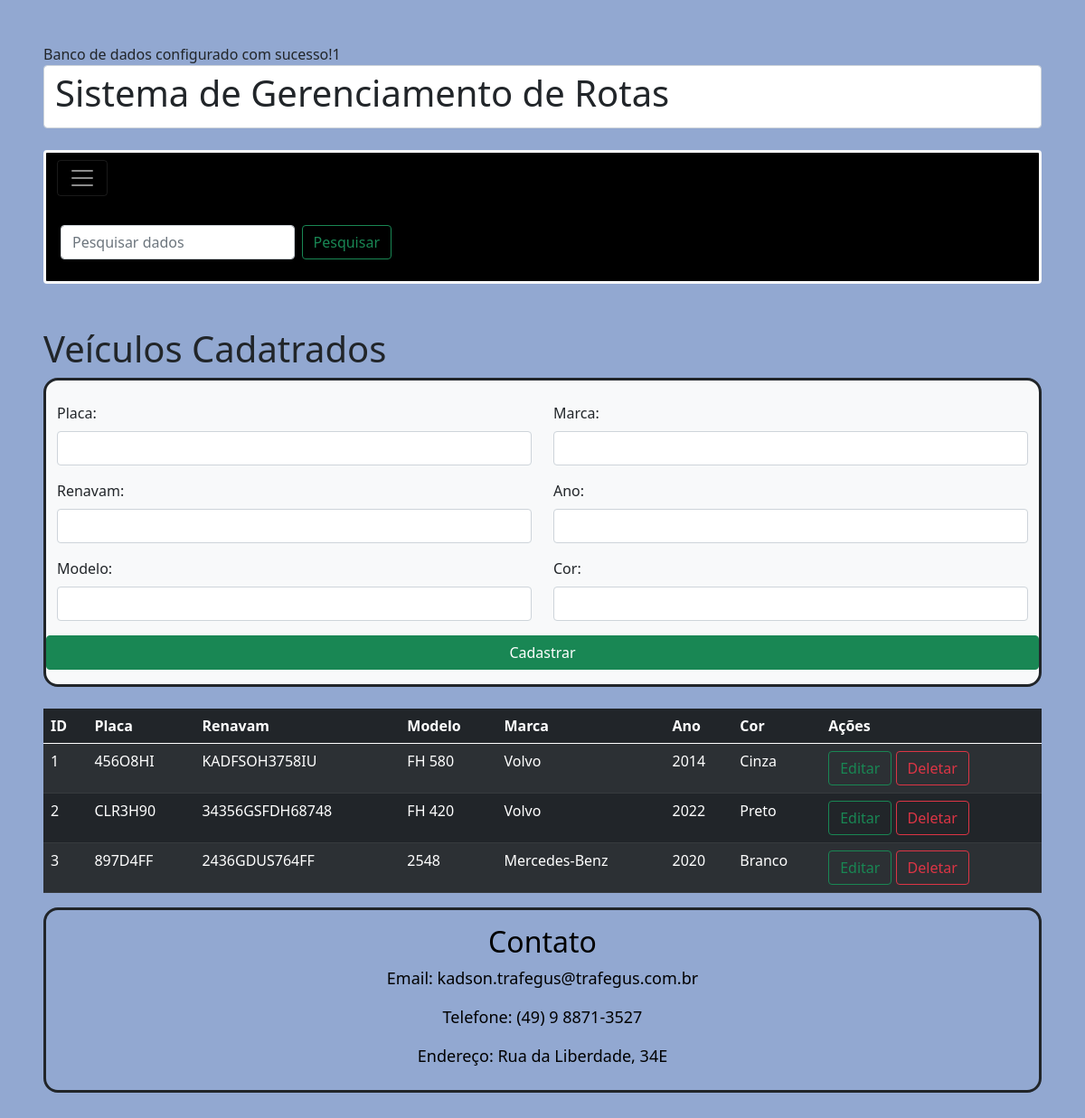
Page /src/veiculos.php on the earlier database version.
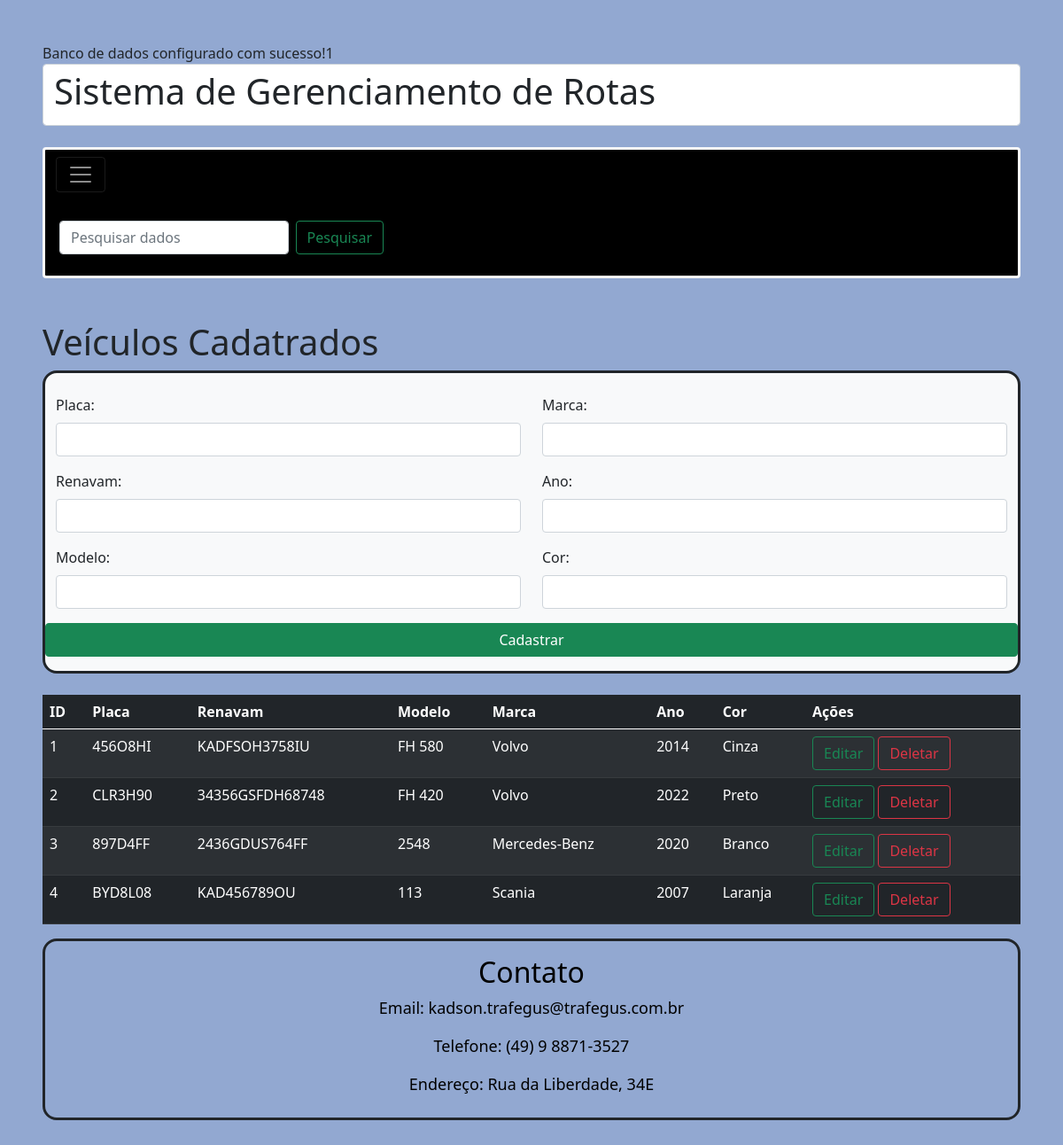
Same page on the later database version.
### tables this page shows
CREATE TABLE veiculos (
        id INTEGER PRIMARY KEY AUTOINCREMENT,
        placa CHAR(7) NOT NULL,
        renavam CHAR(30) DEFAULT NULL,
        modelo CHAR(20) NOT NULL,
        marca CHAR(20) NOT NULL,
        ano INTEGER NOT NULL,
        cor CHAR(20) NOT NULL
    );

### src/veiculos.php (the view, shortened to what this page needs)
<?= include __DIR__ . '/Cria_banco.php'; ?>
<!DOCTYPE html>
<html lang="pt-BR">
<head>
    <link href="https://cdn.jsdelivr.net/npm/bootstrap@5.0.2/dist/css/bootstrap.min.css" rel="stylesheet"
>
</head>
<body class="text-dark m-5" style="  background-color: #92a8d1;">
    <section>
    <header class="form-control">
        <h1>Sistema de Gerenciamento de Rotas</h1>
    </header>
    <br>
    <nav class="rounded navbar navbar-dark border border-3 border-light"
        style="background-color:black; border-radius: 16px;">
        <div class="container-fluid">
            <button class="navbar-toggler mb-3" type="button" data-bs-toggle="collapse"
                data-bs-target="#navbarTogglerDemo01" aria-controls="navbarTogglerDemo01" aria-expanded="false"
                aria-label="Toggle navigation">
                <span class="navbar-toggler-icon"></span>
            </button>
        </div>
        <form class="d-flex m-3 col-4">
            <input class="form-control me-2" type="search" placeholder="Pesquisar dados" aria-label="Search">
            <button class="btn btn-outline-success" type="submit">Pesquisar</button>
        </form>
    </nav>
    <br>
    </section>
    <br>
    <h1>Veículos Cadatrados</h1>
    <section>
        <div class="border border-3 border-dark bg-light" style="border-radius: 16px;">
            <form class="bg-light" action="veiculos.php" method="POST" class="form-control mt-3">
                <div class="container mt-4">
                    <div class="row">
                        <div class="col-md-6">
                            <div class="mb-3">
                                <label class="form-label" for="placa">Placa:</label>
                                <input type="text" id="placa" name="placa" maxlength="7" class="form-control" required>
                            </div>
                            <div class="mb-3">
                                <label class="form-label" for="renavam">Renavam:</label>
                                <input type="text" id="renavam" name="renavam" class="form-control" required>
                            </div>
                            <div class="mb-3">
                                <label class="form-label" for="modelo">Modelo:</label>
                                <input type="text" id="modelo" name="modelo" class="form-control" required>
                            </div>
                        </div>
                        <div class="col-md-6">
                            <div class="mb-3">
                                <label class="form-label" for="marca">Marca:</label>
                                <input type="text" id="marca" name="marca" maxlength="20" class="form-control" required>
                            </div>
                            <div class="mb-3">
                                <label class="form-label" for="ano">Ano:</label>
                                <input type="number" id="ano" name="ano" maxlength="4" class="form-control" required>
                            </div>
                            <div class="mb-3">
                                <label class="form-label" for="cor">Cor:</label>
                                <input type="text" id="cor" name="cor" maxlength="20" class="form-control" required>
                            </div>
                        </div>
                        <button class="btn btn-success" type="submit">Cadastrar</button>
                    </div>
                </div>
            </form>
        </div>
    </section>
    <br>
    <div>
        <table class="table table-striped table-dark">
            <thead>
                <tr>
                    <th scope="col">ID</th>
                    <th scope="col">Placa</th>
                    <th scope="col">Renavam</th>
                    <th scope="col">Modelo</th>
                    <th scope="col">Marca</th>
                    <th scope="col">Ano</th>
                    <th scope="col">Cor</th>
                    <th scope="col">Ações</th>
                </tr>
            </thead>
            <tbody>
                <?php
                $veiculos = $db->query('SELECT * FROM veiculos')->fetchAll(PDO::FETCH_ASSOC);
                $linha = 0;
                foreach ($veiculos as $veiculo):
                    $linha++;
                ?>
                <tr>
                    <td><?= $linha ?></td>
                    <td><?= htmlspecialchars($veiculo['placa']) ?></td>
                    <td><?= htmlspecialchars($veiculo['renavam']) ?></td>
                    <td><?= htmlspecialchars($veiculo['modelo']) ?></td>
                    <td><?= htmlspecialchars($veiculo['marca']) ?></td>
                    <td><?= htmlspecialchars($veiculo['ano']) ?></td>
                    <td><?= htmlspecialchars($veiculo['cor']) ?></td>
                    <td>
                        <a href="./Acoes/editar.php?linha=<?= $linha ?>" class="btn btn-outline-success">Editar</a>
                        <a href="./Acoes/excluir.php?linha=<?= $linha ?>" class="btn btn-outline-danger">Deletar</a>
                    </td>
                </tr>
                <?php endforeach; ?>
            </tbody>
        </table>
    </div>
    <footer class="border border-3 border-dark mt-3 col-12 mb-0"
        style="border-radius: 16px; color: black; font-size: 18px; text-align: center;">
        <container class="mb-0">
            <div class="m-2 p-2 mb-0">
                <h2>Contato</h2>
                <p>Email: kadson.trafegus@trafegus.com.br</p>
                <p>Telefone: (49) 9 8871-3527</p>
                <p>Endereço: Rua da Liberdade, 34E</p>
            </div>
        </container>
    </footer>
</body>
</html>

Differences in the rows shown:
added veiculos: placa "BYD8L08", renavam "KAD456789OU", modelo "113", marca "Scania", ano "2007", cor "Laranja"
